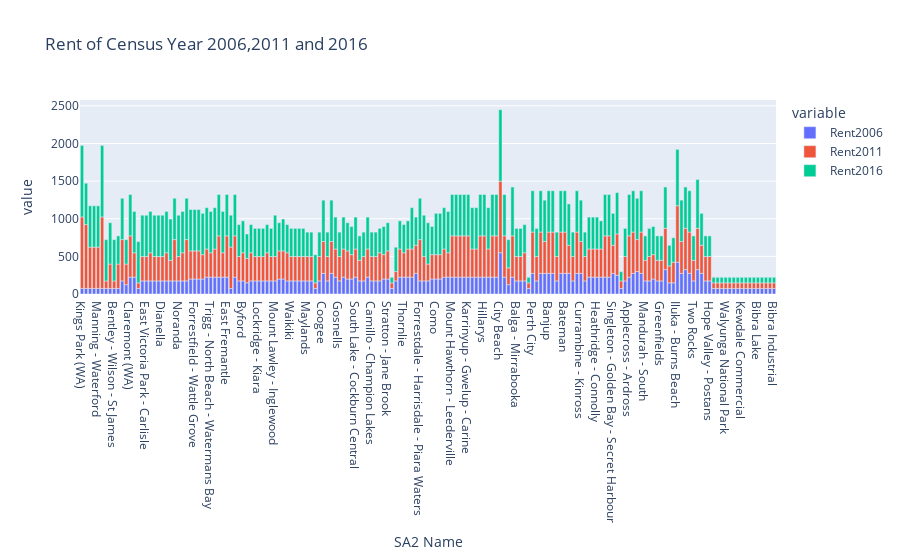

Write notebook code for a chart like this one.
### Code cell
import plotly.express as px

# wide_df = px.data.df()

fig_rent_total = px.bar(df, x="SA2 Name", y=["Rent2006", "Rent2011", "Rent2016"], title="Rent of Census Year 2006,2011 and 2016")
fig_rent_total.show()

### Figure 1 — Plotly figure (JSON) as saved in the notebook; plotly's stock layout.template omitted (floating-point values rounded to 4 significant figures; data arrays with more than 128 entries replaced by an {"elided": "..."} marker saying what was removed)
{"data": [{"alignmentgroup": "True", "hovertemplate": "variable=Rent2006<br>SA2 Name=%{x}<br>value=%{y}<extra></extra>", "legendgroup": "Rent2006", "marker": {"color": "#636efa"}, "name": "Rent2006", "offsetgroup": "Rent2006", "orientation": "v", "showlegend": true, "textposition": "auto", "type": "bar", "x": {"elided": "173 str values"}, "xaxis": "x", "y": {"elided": "173 int values"}, "yaxis": "y"}, {"alignmentgroup": "True", "hovertemplate": "variable=Rent2011<br>SA2 Name=%{x}<br>value=%{y}<extra></extra>", "legendgroup": "Rent2011", "marker": {"color": "#EF553B"}, "name": "Rent2011", "offsetgroup": "Rent2011", "orientation": "v", "showlegend": true, "textposition": "auto", "type": "bar", "x": {"elided": "173 str values"}, "xaxis": "x", "y": {"elided": "173 int values"}, "yaxis": "y"}, {"alignmentgroup": "True", "hovertemplate": "variable=Rent2016<br>SA2 Name=%{x}<br>value=%{y}<extra></extra>", "legendgroup": "Rent2016", "marker": {"color": "#00cc96"}, "name": "Rent2016", "offsetgroup": "Rent2016", "orientation": "v", "showlegend": true, "textposition": "auto", "type": "bar", "x": {"elided": "173 str values"}, "xaxis": "x", "y": {"elided": "173 int values"}, "yaxis": "y"}], "layout": {"barmode": "relative", "legend": {"title": {"text": "variable"}, "tracegroupgap": 0}, "title": {"text": "Rent of Census Year 2006,2011 and 2016"}, "xaxis": {"anchor": "y", "domain": [0, 1], "title": {"text": "SA2 Name"}}, "yaxis": {"anchor": "x", "domain": [0, 1], "title": {"text": "value"}}}}
